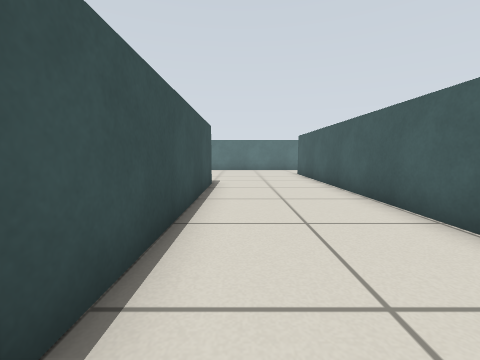
View 1 (above)

19 first-person views from a walk through a world built for the Gazebo simulator. The camera is 0.51 m above the floor, tilts 6° down and sees 90° across. The floor is counted in squares, 0.5 m on a side. Each view is taken from the middle of a square. On the plan, view 1 faces up. The plan holds only what a view shows up to about 11 squares ahead; the rest is blank.

View 2
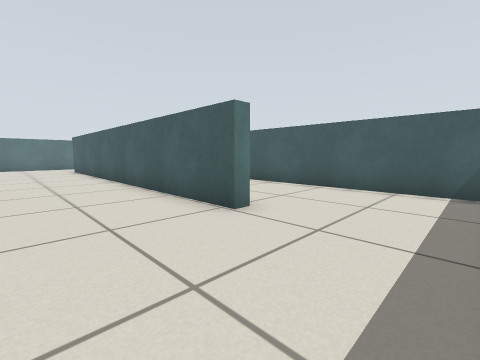

View 3
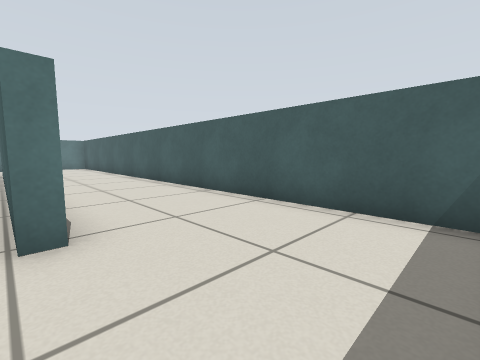

View 4
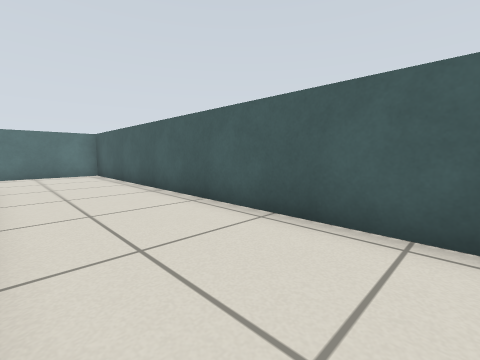

View 5
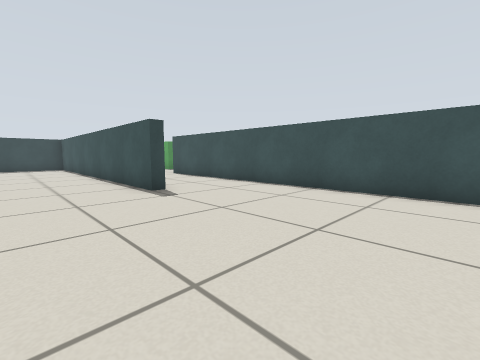

View 6
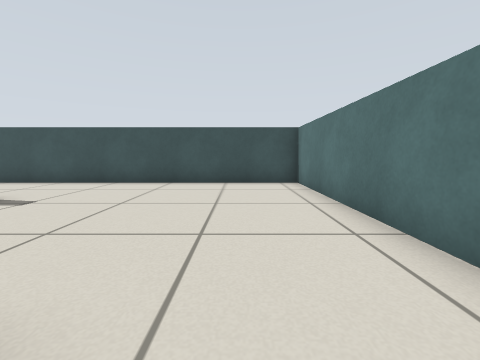

View 7
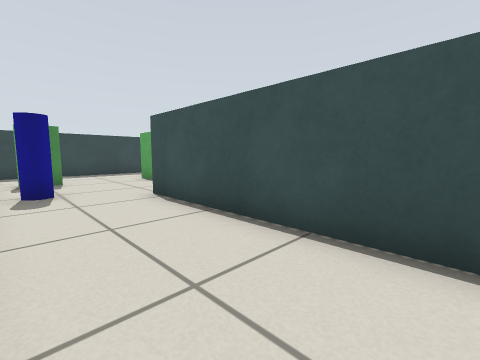

View 8
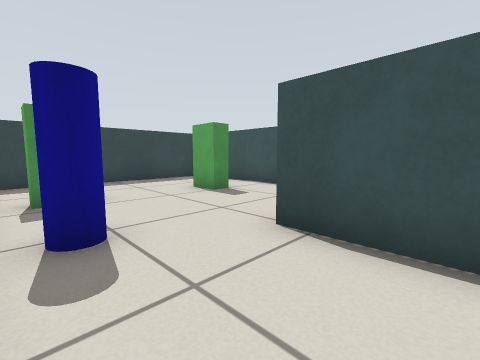

View 9
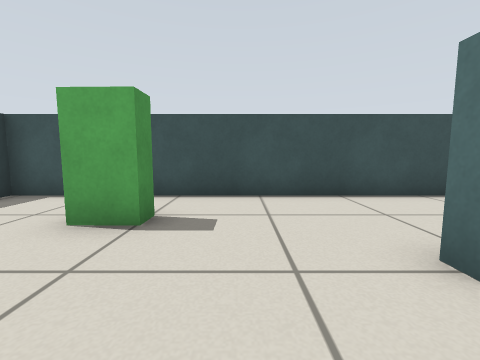

View 10
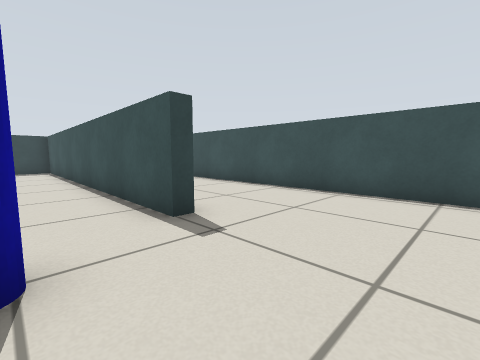

View 11
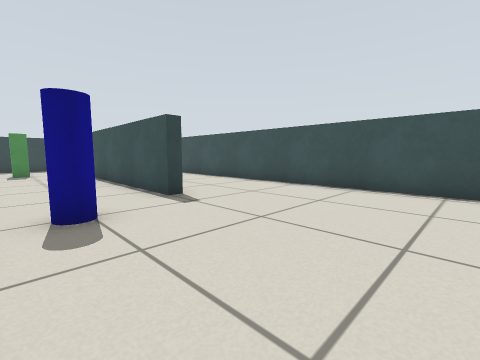

View 12
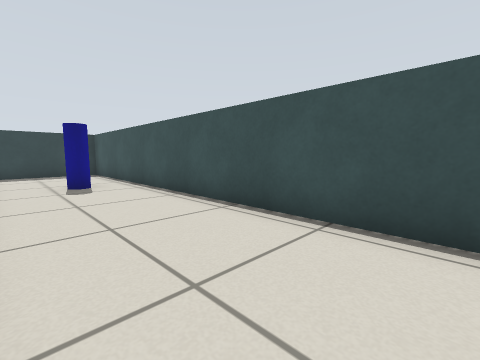

View 13
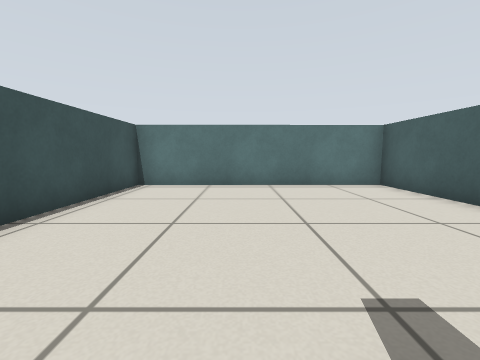

View 14
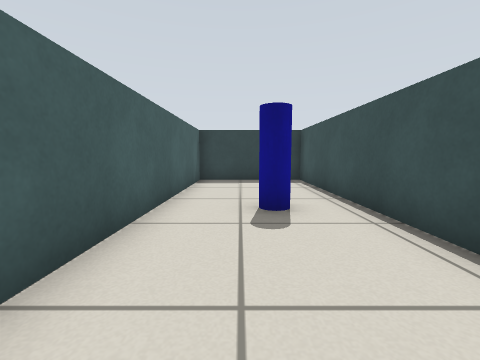

View 15
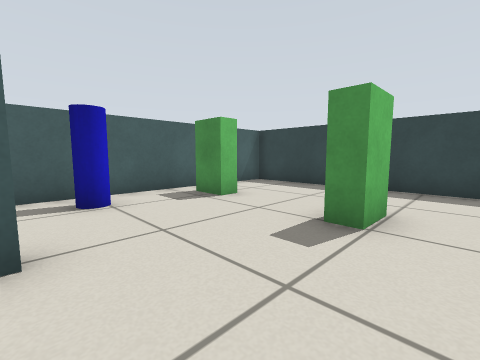

View 16
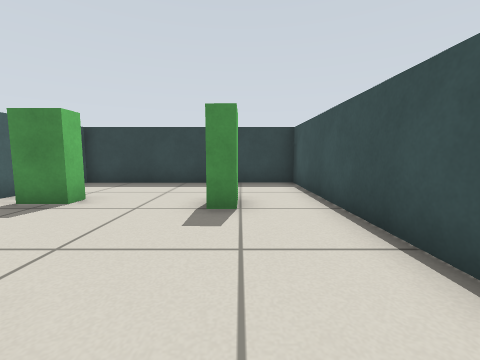

View 17
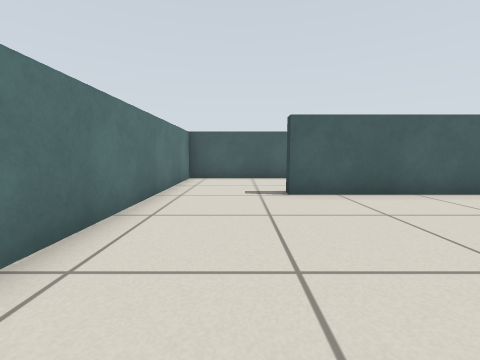

View 18
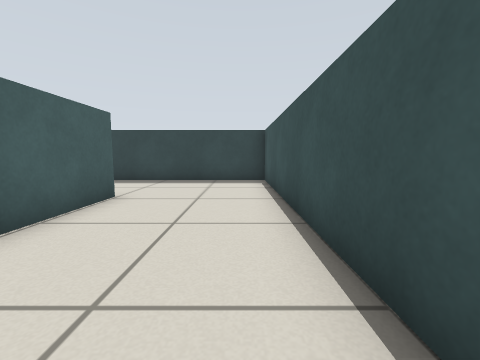

View 19
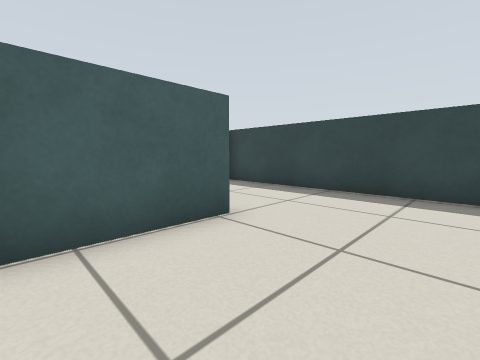

### Floor plan
Points are (right, up) in squares from view 1. A wall is a line through its corners. A room is listed if a view was taken in it or the views show most of it. See-through windows are left out.
Room 1 (views 1, 2, 3, 4, 5, 6, 7, 8, 9, 10, 11, 12, 13, 14, 15, 16, 17, 18, 19)
walls: (-1.5, 8.5) (-1, 8.5) (-1, -4.7) (7.4, -4.7); (-9.4, 8.5) (-9, 8.5) (-9, -4.7) (-1.4, -4.7) (-1.4, 2.9); (-5.2, 12.6) (-5.2, 16.1) (-13.4, 16.1) (-13.4, -4.7) (-9.4, -4.7) (-9.4, 3.5); (3.5, -0.8) (3.1, -0.8) (3.1, 12.7) (3.5, 12.7); (7.4, -4.1) (7.4, 16.2) (-4.8, 16.1) (-4.8, 2.9) (-5.3, 2.9)
objects: blue cylinder (-12, 0); green box (-7, -1); blue cylinder (-7, 10); green box (-3, -1); blue cylinder (-3, 2)

Positions as (right, up) in squares from view 1, and headings:
1: (0, 0), facing up
2: (0, -4), facing up-right
3: (3, -4), facing up-right
4: (4, 3), facing up-right
5: (2, 15), facing down-left
6: (4, 14), facing left
7: (-2, 9), facing down-left
8: (-2, 5), facing down-left
9: (-3, 1), facing left
10: (-7, 12), facing down-left
11: (-6, 14), facing down-left
12: (-10, 9), facing down-left
13: (-10, 8), facing up
14: (-11, 5), facing down
15: (-8, 3), facing down-right
16: (-7, 4), facing down
17: (-3, 14), facing right
18: (0, 5), facing down
19: (0, 2), facing down-right
